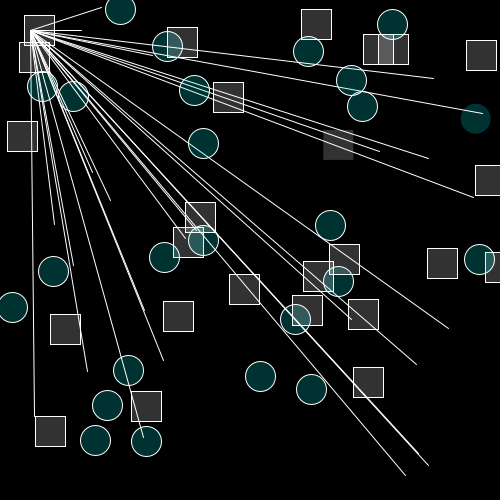
Frame 1 (no input)
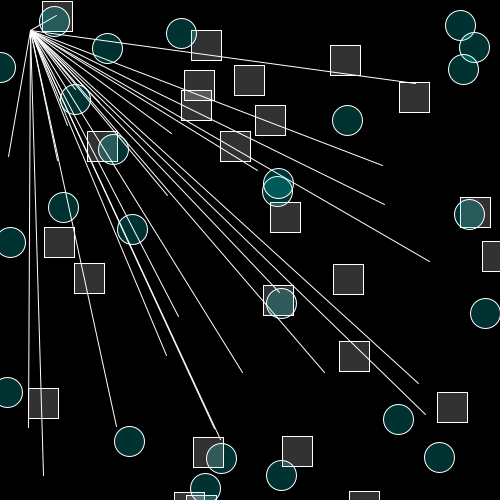
Frame 60 (the mouse pressed at the canvas centre just before this capture)
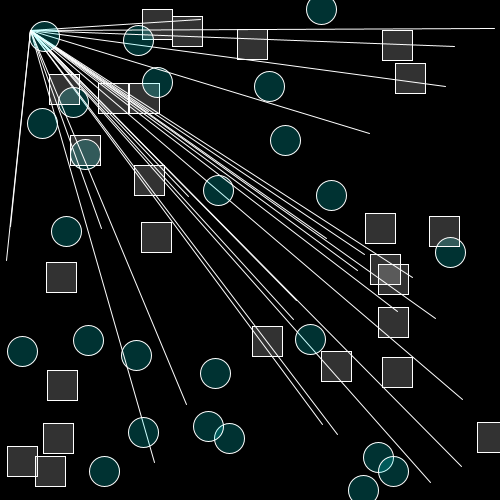
Frame 120 (the mouse held since frame 60 and released just before this capture)

The Processing sketch that drew these frames (run headless with seeded random() and noise(); from frame 60 on, the mouse is pressed at the canvas centre):

// Processing sketch: processing_15796
// ── processing_15796.pde

/* explosion - Kenny Li

1) There are 3 shapes ; line, squares, ellipse. There are 25 each. 
It was due to the draw function. its shows 25 in the 2nd number.
2)I don't know how many object there is if I just look at it but I
can see that the squares and the ellipses should be somewhere around
the same.
3)No lag



*/




int circlesize;


void setup() {
  size(500,500);
  noStroke();
  smooth ();
  frameRate(25);

  circlesize = 30;
}

void draw() {
  background (0);

  {
    for(int y=0; y<25; y++) {  
      fill(255,50);
      rect(random(0,width),random (0,height),circlesize,circlesize);
      fill(0,255,255,50);
      ellipse (random(0,width),random (0,height),circlesize,circlesize);
      fill(255);
      stroke (255);
      line(random(0,width),random (0,height),circlesize,circlesize);

    }
  }
}
